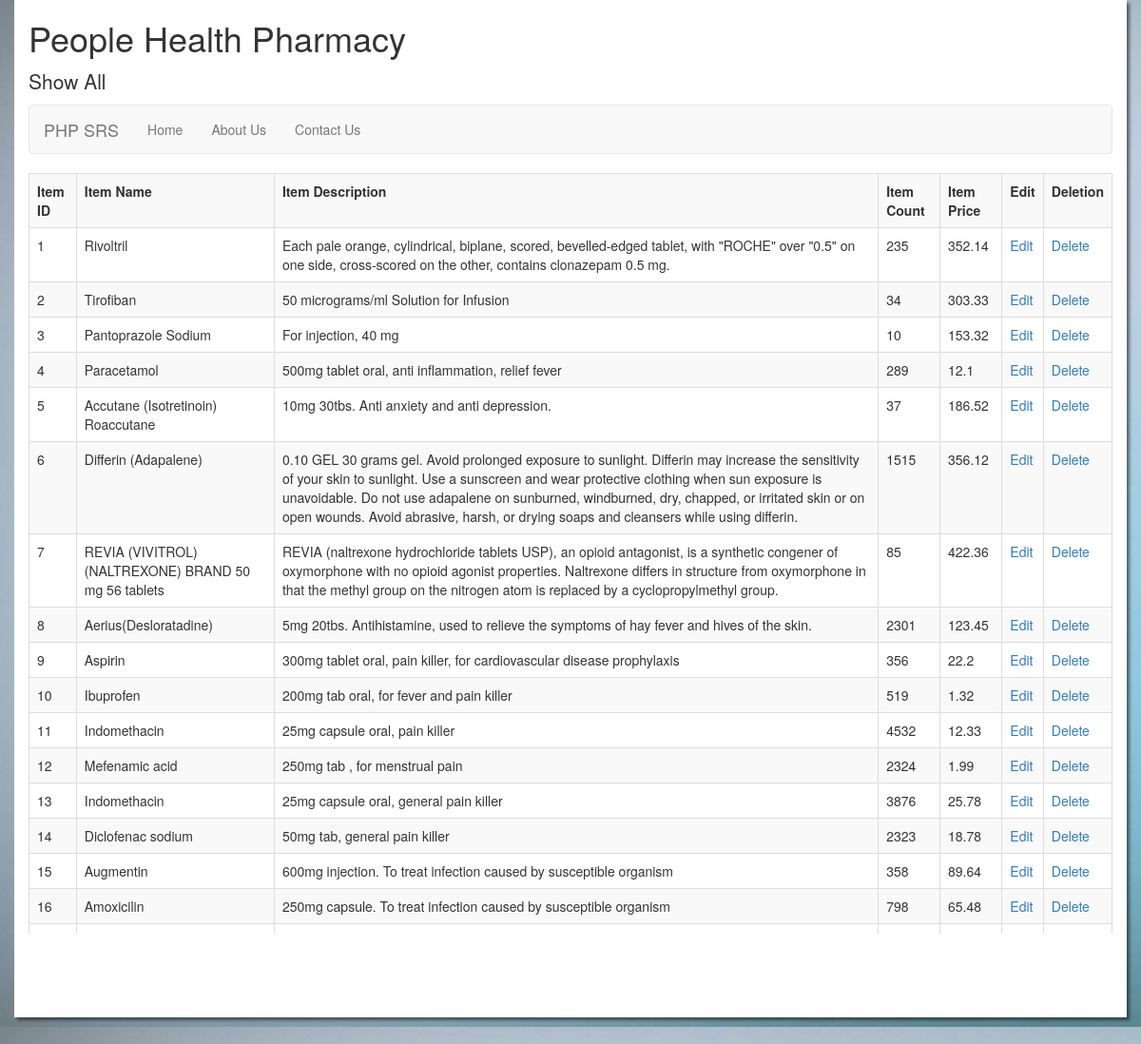
The page /inventory/showall.php on the database its author committed.
### tables this page shows
CREATE TABLE `Inventory` (
  `itemID` int(11) NOT NULL,
  `itemName` varchar(256) NOT NULL,
  `itemDesc` text NOT NULL,
  `itemCount` int(11) NOT NULL,
  `itemPrice` float NOT NULL
);

### inventory/showall.php (the view, shortened to what this page needs)
<!DOCTYPE html>
<html lang="en">
  <head>
        <link rel="stylesheet" href="https://maxcdn.bootstrapcdn.com/bootstrap/3.3.7/css/bootstrap.min.css">
        <link href="../style/style.css" rel="stylesheet"/>
  </head>
  <body>
      <div class = "container">
          <div class = "showall">
              <h1>People Health Pharmacy</h1>
              <p id = "showall">Show All</p>
          </div>
             <nav class="navbar navbar-default">
                  <div class="container-fluid">
                    <div class="navbar-header">
                      <a class="navbar-brand" href="../index.html">PHP SRS</a>
                    </div>
                    <ul class="nav navbar-nav">
                      <li><a href="../index.html">Home</a></li>
                      <li><a href="../about.html">About Us</a></li>
                      <li><a href="../contact.html">Contact Us</a></li>
                      <li><a href="#"></a></li>
                    </ul>
                  </div>
            </nav>
          <div style = "height: 800px; overflow-y:auto;">
                <table border="1em" class = "table table-bordered table-striped table-hover">
                      <tr>
                        <th>Item ID</th>
                        <th>Item Name</th>
                        <th>Item Description</th>
                        <th>Item Count</th>
                        <th>Item Price</th>
                        <th>Edit</th>
                        <th>Deletion</th>
                      </tr>
                <?php
                  $servername = "localhost";
                  $username = "";
                  $password = "";
                  $conn = mysqli_connect($servername, $username, $password);
                  $sql = "SELECT * FROM `swe30010`.`Inventory`";
                  $result = mysqli_query($conn, $sql);
                  if (mysqli_num_rows($result) > 0) {
                  while($row = mysqli_fetch_assoc($result)) {
                    echo "<tr>";
                    echo "<td>". $row["itemID"]. "</td>" .
                         "<td>". $row["itemName"]. "</td>" .
                         "<td>". $row["itemDesc"]. "</td>" .
                         "<td>". $row["itemCount"]. "</td>" .
                         "<td>". $row["itemPrice"]. "</td>".
                     "<td><a href=\"edit.php?id=". $row["itemID"] ."\">Edit</a></td>" .
                     "<td><a href=\"delete.php?id=". $row["itemID"] ."\" onclick=\"return confirm('Are you sure?'); \">Delete</a></td>";
                    echo "</tr>";
                  }
                } else {
                    echo "0 results";
                }
                ?>
              </table>
          </div>
      </div>
</body>
</html>

### style/style.css (style rules this page uses)
body { background-color: aliceblue; background-image: url("../images/capture_01.jpg"); }
.container { height: 1070px; box-shadow: 3px 3px 3px rgba(0, 0, 0, .5); background-color: white; }
.navbar { width: 1140px; }
#showall { font-size: 150%; }

### rows shown on the page
inventory: itemID "1", itemName "Rivoltril", itemDesc "Each pale orange, cylindrical, biplane, scored, bevelled-edged tablet, with \"ROCHE\" over \"0.5\" on one side, cross-scored on the other, contains clonazepam 0.5 mg.", itemCount "235", itemPrice "352.14"
inventory: itemID "2", itemName "Tirofiban", itemDesc "50 micrograms/ml Solution for Infusion", itemCount "34", itemPrice "303.33"
inventory: itemID "3", itemName "Pantoprazole Sodium", itemDesc "For injection, 40 mg", itemCount "10", itemPrice "153.32"
inventory: itemID "4", itemName "Paracetamol", itemDesc "500mg tablet oral, anti inflammation, relief fever", itemCount "289", itemPrice "12.1"
inventory: itemID "5", itemName "Accutane (Isotretinoin) Roaccutane", itemDesc "10mg 30tbs. Anti anxiety and anti depression.", itemCount "37", itemPrice "186.52"
inventory: itemID "6", itemName "Differin (Adapalene)", itemDesc "0.10 GEL 30 grams gel. Avoid prolonged exposure to sunlight. Differin may increase the sensitivity of your skin to sunlight. Use a sunscreen and wear protective clothing when sun exposure is unavoidable. Do not use adapalene on sunburned, windburned, dry, chapped, or irritated skin or on open wounds. Avoid abrasive, harsh, or drying soaps and cleansers while using differin.", itemCount "1515", itemPrice "356.12"
inventory: itemID "7", itemName "REVIA (VIVITROL)(NALTREXONE) BRAND 50 mg 56 tablets", itemDesc "REVIA (naltrexone hydrochloride tablets USP), an opioid antagonist, is a synthetic congener of oxymorphone with no opioid agonist properties. Naltrexone differs in structure from oxymorphone in that the methyl group on the nitrogen atom is replaced by a cyclopropylmethyl group.", itemCount "85", itemPrice "422.36"
inventory: itemID "8", itemName "Aerius(Desloratadine)", itemDesc "5mg 20tbs. Antihistamine, used to relieve the symptoms of hay fever and hives of the skin.", itemCount "2301", itemPrice "123.45"
inventory: itemID "9", itemName "Aspirin", itemDesc "300mg tablet oral, pain killer, for cardiovascular disease prophylaxis", itemCount "356", itemPrice "22.2"
inventory: itemID "10", itemName "Ibuprofen", itemDesc "200mg tab oral, for fever and pain killer", itemCount "519", itemPrice "1.32"
inventory: itemID "11", itemName "Indomethacin", itemDesc "25mg capsule oral, pain killer", itemCount "4532", itemPrice "12.33"
inventory: itemID "12", itemName "Mefenamic acid", itemDesc "250mg tab , for menstrual pain", itemCount "2324", itemPrice "1.99"
inventory: itemID "13", itemName "Indomethacin", itemDesc "25mg capsule oral, general pain killer", itemCount "3876", itemPrice "25.78"
inventory: itemID "14", itemName "Diclofenac sodium", itemDesc "50mg tab, general pain killer", itemCount "2323", itemPrice "18.78"
inventory: itemID "15", itemName "Augmentin", itemDesc "600mg injection. To treat infection caused by susceptible organism", itemCount "358", itemPrice "89.64"
inventory: itemID "16", itemName "Amoxicilin", itemDesc "250mg capsule. To treat infection caused by susceptible organism", itemCount "798", itemPrice "65.48"
